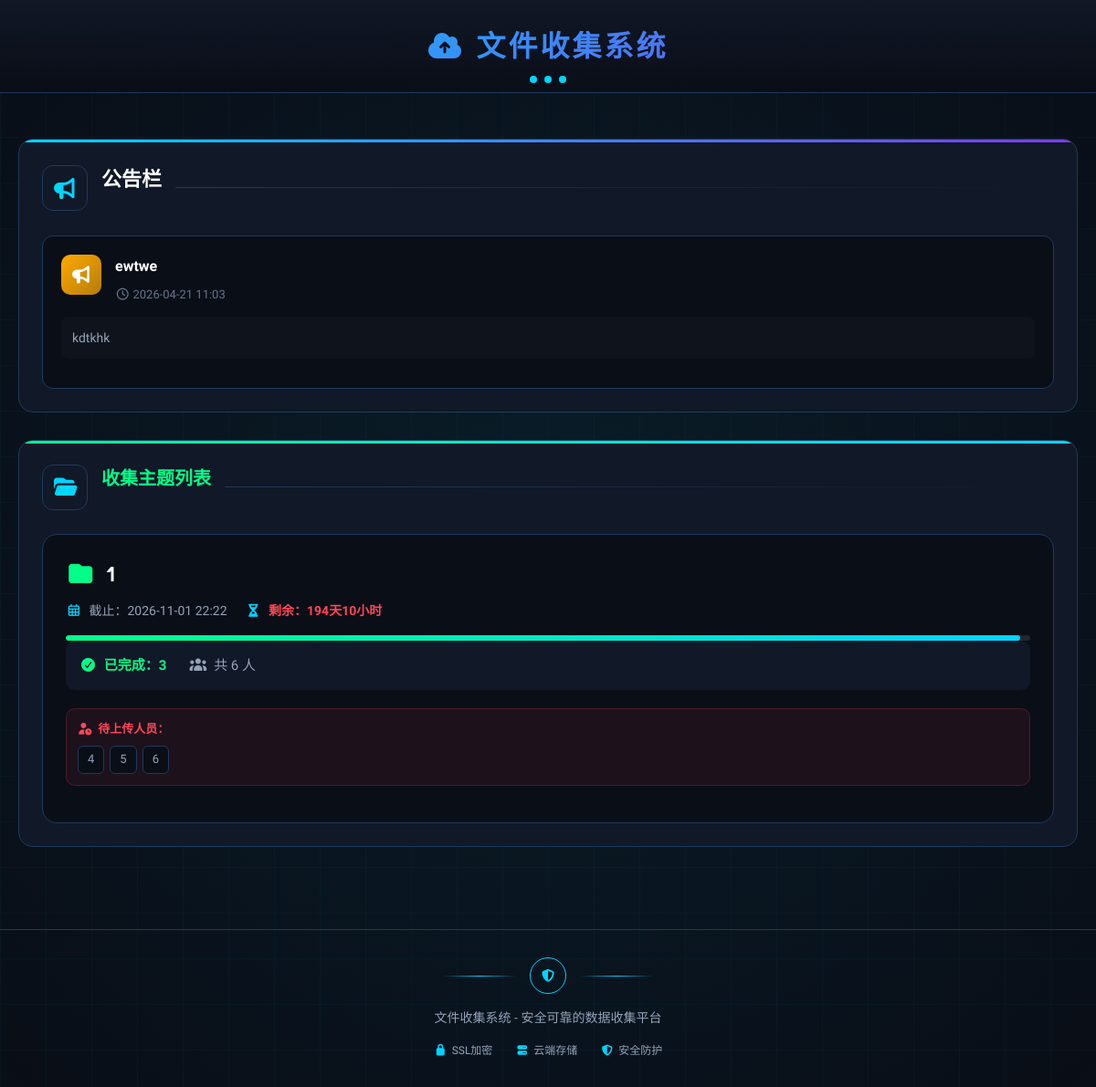
The page / on the database its author committed.
### models.py (models this page shows)
class Announcement(db.Model):
    id = db.Column(db.Integer, primary_key=True)
    title = db.Column(db.String(200), nullable=False)
    content = db.Column(db.Text, nullable=True)
    created_at = db.Column(db.DateTime, default=datetime.utcnow)
    updated_at = db.Column(db.DateTime, default=datetime.utcnow, onupdate=datetime.utcnow)
    attachments = db.relationship('AnnouncementAttachment', backref='announcement', lazy=True, cascade='all, delete-orphan')

class CollectionTheme(db.Model):
    id = db.Column(db.Integer, primary_key=True)
    title = db.Column(db.String(200), nullable=False)
    description = db.Column(db.Text)
    announcement = db.Column(db.Text)
    deadline = db.Column(db.DateTime, nullable=False)
    created_at = db.Column(db.DateTime, default=datetime.utcnow)
    is_active = db.Column(db.Boolean, default=True)
    collector_name = db.Column(db.String(100))
    collection_objects = db.relationship('CollectionObject', backref='theme', lazy=True, cascade='all, delete-orphan')
    attachments = db.relationship('ThemeAttachment', backref='theme', lazy=True, cascade='all, delete-orphan')

class CollectionObject(db.Model):
    id = db.Column(db.Integer, primary_key=True)
    name = db.Column(db.String(100), nullable=False)
    theme_id = db.Column(db.Integer, db.ForeignKey('collection_theme.id'), nullable=False)
    is_completed = db.Column(db.Boolean, default=False)
    completed_at = db.Column(db.DateTime)
    attachments = db.relationship('Attachment', backref='collection_object', lazy=True, cascade='all, delete-orphan')

### routes.py (the view)
    @app.route('/')
    def index():
        announcements = Announcement.query.order_by(Announcement.created_at.desc()).all()
        themes = CollectionTheme.query.filter_by(is_active=True).order_by(CollectionTheme.created_at.desc()).all()
        return render_template('index.html', announcements=announcements, themes=themes)

### app/templates/index.html (shortened to what this page needs)
{% extends "base.html" %}
{% block content %}
<div class="container">
    {% if announcements %}
    <section class="announcement-section homepage-announcement">
        <div class="section-header-tech">
            <div class="tech-icon"><i class="fas fa-bullhorn"></i></div>
            <h2>公告栏</h2>
            <div class="tech-line"></div>
        </div>
        <div class="announcements-grid">
            {% for announcement in announcements %}
            <div class="announcement-card">
                <div class="announcement-card-header">
                    <div class="announcement-icon-wrap">
                        <i class="fas fa-bullhorn"></i>
                    </div>
                    <div class="announcement-title-area">
                        <h3>{{ announcement.title }}</h3>
                        <span class="announcement-date"><i class="far fa-clock"></i> {{ announcement.created_at.strftime('%Y-%m-%d %H:%M') }}</span>
                    </div>
                </div>
                {% if announcement.content %}
                <div class="announcement-card-content">
                    <p>{{ announcement.content }}</p>
                </div>
                {% endif %}
            </div>
            {% endfor %}
        </div>
    </section>
    {% endif %}
    <section class="themes-section">
        <div class="section-header-tech">
            <div class="tech-icon"><i class="fas fa-folder-open"></i></div>
            <h2>收集主题列表</h2>
            <div class="tech-line"></div>
        </div>
        {% if themes %}
        <div class="themes-grid">
            {% for theme in themes %}
            <a href="{{ url_for('theme_detail', theme_id=theme.id) }}" class="theme-card theme-link">
                <div class="theme-card-content">
                    <h3><i class="fas fa-folder"></i> {{ theme.title }}</h3>
                    <div class="theme-meta">
                        <span><i class="far fa-calendar-alt"></i> 截止：{{ theme.deadline.strftime('%Y-%m-%d %H:%M') }}</span>
                        <span class="time-remaining"><i class="fas fa-hourglass-half"></i> 剩余：{{ theme.deadline|time_remaining }}</span>
                    </div>
                    <div class="time-progress-bar">
                        <div class="time-progress-fill " style="width: {% if theme.deadline|time_remaining == '已截止' %}100{% else %}{{ theme.deadline|time_progress(theme.created_at) }}{% endif %}%;"></div>
                    </div>
                    <div class="theme-stats">
                        <span class="completed-count"><i class="fas fa-check-circle"></i> 已完成：{{ theme.collection_objects|selectattr('is_completed')|list|length }}</span>
                        <span class="total-count"><i class="fas fa-users"></i> 共 {{ theme.collection_objects|length }} 人</span>
                    </div>
                    {% set incomplete_objs = theme.collection_objects|selectattr('is_completed', 'equalto', False)|list %}
                    {% if incomplete_objs %}
                    <div class="theme-incomplete-names">
                        <div class="incomplete-label"><i class="fas fa-user-clock"></i> 待上传人员：</div>
                        <div class="incomplete-items">
                            {% for obj in incomplete_objs %}
                            <span class="incomplete-tag">{{ obj.name }}</span>
                            {% endfor %}
                        </div>
                    </div>
                    {% endif %}
                </div>
            </a>
            {% endfor %}
        </div>
        {% else %}
        <div class="empty-state">
            <div class="empty-icon"><i class="fas fa-inbox"></i></div>
            <p>暂无收集主题</p>
            <span>等待管理员创建收集主题</span>
        </div>
        {% endif %}
    </section>
</div>
{% endblock %}

### rows shown on the page
Announcement: title "ewtwe", created_at "2026-04-21 11:03", content "kdtkhk"
CollectionTheme: title "1", deadline "2026-11-01 22:22", deadline "194天10小时", collection_objects|selectattr "3", collection_objects|length "6"
CollectionObject: name "4"
CollectionObject: name "5"
CollectionObject: name "6"
